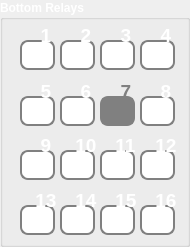
  <widget class="QGroupBox" name="groupBox_8">
   <property name="geometry">
    <rect>
     <x>400</x>
     <y>-317</y>
     <width>190</width>
     <height>247</height>
    </rect>
   </property>
   <property name="palette">
    <palette>
     <active>
      <colorrole role="WindowText">
       <brush brushstyle="SolidPattern">
        <color alpha="255">
         <red>255</red>
         <green>255</green>
         <blue>255</blue>
        </color>
       </brush>
      </colorrole>
      <colorrole role="Text">
       <brush brushstyle="SolidPattern">
        <color alpha="255">
         <red>255</red>
         <green>255</green>
         <blue>255</blue>
        </color>
       </brush>
      </colorrole>
      <colorrole role="ButtonText">
       <brush brushstyle="SolidPattern">
        <color alpha="255">
         <red>255</red>
         <green>255</green>
         <blue>255</blue>
        </color>
       </brush>
      </colorrole>
     </active>
     <inactive>
      <colorrole role="WindowText">
       <brush brushstyle="SolidPattern">
        <color alpha="255">
         <red>255</red>
         <green>255</green>
         <blue>255</blue>
        </color>
       </brush>
      </colorrole>
      <colorrole role="Text">
       <brush brushstyle="SolidPattern">
        <color alpha="255">
         <red>255</red>
         <green>255</green>
         <blue>255</blue>
        </color>
       </brush>
      </colorrole>
      <colorrole role="ButtonText">
       <brush brushstyle="SolidPattern">
        <color alpha="255">
         <red>255</red>
         <green>255</green>
         <blue>255</blue>
        </color>
       </brush>
      </colorrole>
     </inactive>
     <disabled>
      <colorrole role="WindowText">
       <brush brushstyle="SolidPattern">
        <color alpha="255">
         <red>255</red>
         <green>255</green>
         <blue>255</blue>
        </color>
       </brush>
      </colorrole>
      <colorrole role="Text">
       <brush brushstyle="SolidPattern">
        <color alpha="255">
         <red>255</red>
         <green>255</green>
         <blue>255</blue>
        </color>
       </brush>
      </colorrole>
      <colorrole role="ButtonText">
       <brush brushstyle="SolidPattern">
        <color alpha="255">
         <red>255</red>
         <green>255</green>
         <blue>255</blue>
        </color>
       </brush>
      </colorrole>
     </disabled>
    </palette>
   </property>
   <property name="font">
    <font>
     <weight>75</weight>
     <bold>true</bold>
    </font>
   </property>
   <property name="styleSheet">
    <string notr="true"/>
   </property>
   <property name="title">
    <string>Bottom Relays</string>
   </property>
   <widget class="QLineEdit" name="lineEdit_32">
    <property name="enabled">
     <bool>false</bool>
    </property>
    <property name="geometry">
     <rect>
      <x>100</x>
      <y>96</y>
      <width>35</width>
      <height>30</height>
     </rect>
    </property>
    <property name="font">
     <font>
      <pointsize>-1</pointsize>
      <weight>75</weight>
      <italic>false</italic>
      <bold>true</bold>
     </font>
    </property>
    <property name="styleSheet">
     <string notr="true"> QLineEdit {
     border: 2px solid gray;
     border-radius: 8px;
     padding: 0 8px;
     background: gray;
     selection-background-color: darkgray;
	 color:white;
     font: bold 14px;
 }</string>
    </property>
   </widget>
   <widget class="QLineEdit" name="lineEdit_29">
    <property name="geometry">
     <rect>
      <x>140</x>
      <y>40</y>
      <width>35</width>
      <height>30</height>
     </rect>
    </property>
    <property name="font">
     <font>
      <pointsize>-1</pointsize>
      <weight>75</weight>
      <italic>false</italic>
      <bold>true</bold>
     </font>
    </property>
    <property name="styleSheet">
     <string notr="true"> QLineEdit {
     border: 2px solid gray;
     border-radius: 8px;
     padding: 0 8px;
     background: white;
     selection-background-color: darkgray;
	 color:white;
     font: bold 14px;
 }</string>
    </property>
   </widget>
   <widget class="QLineEdit" name="lineEdit_28">
    <property name="geometry">
     <rect>
      <x>100</x>
      <y>40</y>
      <width>35</width>
      <height>30</height>
     </rect>
    </property>
    <property name="font">
     <font>
      <pointsize>-1</pointsize>
      <weight>75</weight>
      <italic>false</italic>
      <bold>true</bold>
     </font>
    </property>
    <property name="styleSheet">
     <string notr="true"> QLineEdit {
     border: 2px solid gray;
     border-radius: 8px;
     padding: 0 8px;
     background: white;
     selection-background-color: darkgray;
	 color:white;
     font: bold 14px;
 }
</string>
    </property>
   </widget>
   <widget class="QLineEdit" name="lineEdit_26">
    <property name="geometry">
     <rect>
      <x>20</x>
      <y>40</y>
      <width>35</width>
      <height>30</height>
     </rect>
    </property>
    <property name="font">
     <font>
      <pointsize>-1</pointsize>
      <weight>75</weight>
      <italic>false</italic>
      <bold>true</bold>
     </font>
    </property>
    <property name="styleSheet">
     <string notr="true"> QLineEdit {
     border: 2px solid gray;
     border-radius: 8px;
     padding: 0 8px;
     background: white;
     selection-background-color: darkgray;
	 color:white;
     font: bold 14px;
 }</string>
    </property>
   </widget>
   <widget class="QLineEdit" name="lineEdit_27">
    <property name="geometry">
     <rect>
      <x>60</x>
      <y>40</y>
      <width>35</width>
      <height>30</height>
     </rect>
    </property>
    <property name="font">
     <font>
      <pointsize>-1</pointsize>
      <weight>75</weight>
      <italic>false</italic>
      <bold>true</bold>
     </font>
    </property>
    <property name="styleSheet">
     <string notr="true"> QLineEdit {
     border: 2px solid gray;
     border-radius: 8px;
     padding: 0 8px;
     background: white;
     selection-background-color: darkgray;
	 color:white;
     font: bold 14px;
 }</string>
    </property>
   </widget>
   <widget class="QLineEdit" name="lineEdit_31">
    <property name="geometry">
     <rect>
      <x>60</x>
      <y>96</y>
      <width>35</width>
      <height>30</height>
     </rect>
    </property>
    <property name="font">
     <font>
      <pointsize>-1</pointsize>
      <weight>75</weight>
      <italic>false</italic>
      <bold>true</bold>
     </font>
    </property>
    <property name="styleSheet">
     <string notr="true"> QLineEdit {
     border: 2px solid gray;
     border-radius: 8px;
     padding: 0 8px;
     background: white;
     selection-background-color: darkgray;
	 color:white;
     font: bold 14px;
 }</string>
    </property>
   </widget>
   <widget class="QLineEdit" name="lineEdit_30">
    <property name="geometry">
     <rect>
      <x>20</x>
      <y>96</y>
      <width>35</width>
      <height>30</height>
     </rect>
    </property>
    <property name="font">
     <font>
      <pointsize>-1</pointsize>
      <weight>75</weight>
      <italic>false</italic>
      <bold>true</bold>
     </font>
    </property>
    <property name="styleSheet">
     <string notr="true"> QLineEdit {
     border: 2px solid gray;
     border-radius: 8px;
     padding: 0 8px;
     background: white;
     selection-background-color: darkgray;
	 color:white;
     font: bold 14px;
 }</string>
    </property>
   </widget>
   <widget class="QLineEdit" name="lineEdit_33">
    <property name="geometry">
     <rect>
      <x>140</x>
      <y>96</y>
      <width>35</width>
      <height>30</height>
     </rect>
    </property>
    <property name="font">
     <font>
      <pointsize>-1</pointsize>
      <weight>75</weight>
      <italic>false</italic>
      <bold>true</bold>
     </font>
    </property>
    <property name="styleSheet">
     <string notr="true"> QLineEdit {
     border: 2px solid gray;
     border-radius: 8px;
     padding: 0 8px;
     background: white;
     selection-background-color: darkgray;
	 color:white;
     font: bold 14px;
 }</string>
    </property>
   </widget>
   <widget class="QLineEdit" name="lineEdit_34">
    <property name="geometry">
     <rect>
      <x>20</x>
      <y>150</y>
      <width>35</width>
      <height>30</height>
     </rect>
    </property>
    <property name="font">
     <font>
      <pointsize>-1</pointsize>
      <weight>75</weight>
      <italic>false</italic>
      <bold>true</bold>
     </font>
    </property>
    <property name="styleSheet">
     <string notr="true"> QLineEdit {
     border: 2px solid gray;
     border-radius: 8px;
     padding: 0 8px;
     background: white;
     selection-background-color: darkgray;
	 color:white;
     font: bold 14px;
 }</string>
    </property>
   </widget>
   <widget class="QLineEdit" name="lineEdit_35">
    <property name="geometry">
     <rect>
      <x>60</x>
      <y>150</y>
      <width>35</width>
      <height>30</height>
     </rect>
    </property>
    <property name="font">
     <font>
      <pointsize>-1</pointsize>
      <weight>75</weight>
      <italic>false</italic>
      <bold>true</bold>
     </font>
    </property>
    <property name="styleSheet">
     <string notr="true"> QLineEdit {
     border: 2px solid gray;
     border-radius: 8px;
     padding: 0 8px;
     background: white;
     selection-background-color: darkgray;
	 color:white;
     font: bold 14px;
 }</string>
    </property>
   </widget>
   <widget class="QLineEdit" name="lineEdit_36">
    <property name="geometry">
     <rect>
      <x>100</x>
      <y>150</y>
      <width>35</width>
      <height>30</height>
     </rect>
    </property>
    <property name="font">
     <font>
      <pointsize>-1</pointsize>
      <weight>75</weight>
      <italic>false</italic>
      <bold>true</bold>
     </font>
    </property>
    <property name="styleSheet">
     <string notr="true"> QLineEdit {
     border: 2px solid gray;
     border-radius: 8px;
     padding: 0 8px;
     background: white;
     selection-background-color: darkgray;
	 color:white;
     font: bold 14px;
 }</string>
    </property>
   </widget>
   <widget class="QLineEdit" name="lineEdit_37">
    <property name="geometry">
     <rect>
      <x>140</x>
      <y>150</y>
      <width>35</width>
      <height>30</height>
     </rect>
    </property>
    <property name="font">
     <font>
      <pointsize>-1</pointsize>
      <weight>75</weight>
      <italic>false</italic>
      <bold>true</bold>
     </font>
    </property>
    <property name="styleSheet">
     <string notr="true"> QLineEdit {
     border: 2px solid gray;
     border-radius: 8px;
     padding: 0 8px;
     background: white;
     selection-background-color: darkgray;
	 color:white;
     font: bold 14px;
 }</string>
    </property>
   </widget>
   <widget class="QLineEdit" name="lineEdit_38">
    <property name="geometry">
     <rect>
      <x>20</x>
      <y>205</y>
      <width>35</width>
      <height>30</height>
     </rect>
    </property>
    <property name="font">
     <font>
      <pointsize>-1</pointsize>
      <weight>75</weight>
      <italic>false</italic>
      <bold>true</bold>
     </font>
    </property>
    <property name="styleSheet">
     <string notr="true"> QLineEdit {
     border: 2px solid gray;
     border-radius: 8px;
     padding: 0 8px;
     background: white;
     selection-background-color: darkgray;
	 color:white;
     font: bold 14px;
 }</string>
    </property>
   </widget>
   <widget class="QLineEdit" name="lineEdit_39">
    <property name="geometry">
     <rect>
      <x>60</x>
      <y>205</y>
      <width>35</width>
      <height>30</height>
     </rect>
    </property>
    <property name="font">
     <font>
      <pointsize>-1</pointsize>
      <weight>75</weight>
      <italic>false</italic>
      <bold>true</bold>
     </font>
    </property>
    <property name="styleSheet">
     <string notr="true"> QLineEdit {
     border: 2px solid gray;
     border-radius: 8px;
     padding: 0 8px;
     background: white;
     selection-background-color: darkgray;
	 color:white;
     font: bold 14px;
 }</string>
    </property>
   </widget>
   <widget class="QLineEdit" name="lineEdit_40">
    <property name="geometry">
     <rect>
      <x>100</x>
      <y>205</y>
      <width>35</width>
      <height>30</height>
     </rect>
    </property>
    <property name="font">
     <font>
      <pointsize>-1</pointsize>
      <weight>75</weight>
      <italic>false</italic>
      <bold>true</bold>
     </font>
    </property>
    <property name="styleSheet">
     <string notr="true"> QLineEdit {
     border: 2px solid gray;
     border-radius: 8px;
     padding: 0 8px;
     background: white;
     selection-background-color: darkgray;
	 color:white;
     font: bold 14px;
 }</string>
    </property>
   </widget>
   <widget class="QLineEdit" name="lineEdit_41">
    <property name="geometry">
     <rect>
      <x>140</x>
      <y>205</y>
      <width>35</width>
      <height>30</height>
     </rect>
    </property>
    <property name="font">
     <font>
      <pointsize>-1</pointsize>
      <weight>75</weight>
      <italic>false</italic>
      <bold>true</bold>
     </font>
    </property>
    <property name="styleSheet">
     <string notr="true"> QLineEdit {
     border: 2px solid gray;
     border-radius: 8px;
     padding: 0 8px;
     background: white;
     selection-background-color: darkgray;
	 color:white;
     font: bold 14px;
 }</string>
    </property>
   </widget>
   <widget class="QLabel" name="label_32">
    <property name="geometry">
     <rect>
      <x>150</x>
      <y>185</y>
      <width>35</width>
      <height>30</height>
     </rect>
    </property>
    <property name="font">
     <font>
      <pointsize>14</pointsize>
     </font>
    </property>
    <property name="text">
     <string> 16</string>
    </property>
   </widget>
   <widget class="QLabel" name="label_33">
    <property name="geometry">
     <rect>
      <x>70</x>
      <y>185</y>
      <width>35</width>
      <height>30</height>
     </rect>
    </property>
    <property name="font">
     <font>
      <pointsize>14</pointsize>
     </font>
    </property>
    <property name="text">
     <string> 14</string>
    </property>
   </widget>
   <widget class="QLabel" name="label_34">
    <property name="geometry">
     <rect>
      <x>70</x>
      <y>130</y>
      <width>35</width>
      <height>30</height>
     </rect>
    </property>
    <property name="font">
     <font>
      <pointsize>14</pointsize>
     </font>
    </property>
    <property name="text">
     <string> 10</string>
    </property>
   </widget>
   <widget class="QLabel" name="label_35">
    <property name="geometry">
     <rect>
      <x>110</x>
      <y>20</y>
      <width>35</width>
      <height>30</height>
     </rect>
    </property>
    <property name="font">
     <font>
      <pointsize>14</pointsize>
     </font>
    </property>
    <property name="text">
     <string>  3</string>
    </property>
   </widget>
   <widget class="QLabel" name="label_36">
    <property name="geometry">
     <rect>
      <x>70</x>
      <y>76</y>
      <width>35</width>
      <height>30</height>
     </rect>
    </property>
    <property name="font">
     <font>
      <pointsize>14</pointsize>
     </font>
    </property>
    <property name="text">
     <string>  6</string>
    </property>
   </widget>
   <widget class="QLabel" name="label_37">
    <property name="geometry">
     <rect>
      <x>30</x>
      <y>185</y>
      <width>35</width>
      <height>30</height>
     </rect>
    </property>
    <property name="font">
     <font>
      <pointsize>14</pointsize>
     </font>
    </property>
    <property name="text">
     <string> 13</string>
    </property>
   </widget>
   <widget class="QLabel" name="label_38">
    <property name="geometry">
     <rect>
      <x>110</x>
      <y>185</y>
      <width>35</width>
      <height>30</height>
     </rect>
    </property>
    <property name="font">
     <font>
      <pointsize>14</pointsize>
     </font>
    </property>
    <property name="text">
     <string> 15</string>
    </property>
   </widget>
   <widget class="QLabel" name="label_39">
    <property name="geometry">
     <rect>
      <x>150</x>
      <y>130</y>
      <width>35</width>
      <height>30</height>
     </rect>
    </property>
    <property name="font">
     <font>
      <pointsize>14</pointsize>
     </font>
    </property>
    <property name="text">
     <string> 12</string>
    </property>
   </widget>
   <widget class="QLabel" name="label_40">
    <property name="geometry">
     <rect>
      <x>30</x>
      <y>20</y>
      <width>35</width>
      <height>30</height>
     </rect>
    </property>
    <property name="font">
     <font>
      <pointsize>14</pointsize>
     </font>
    </property>
    <property name="text">
     <string>  1</string>
    </property>
   </widget>
   <widget class="QLabel" name="label_41">
    <property name="geometry">
     <rect>
      <x>30</x>
      <y>130</y>
      <width>35</width>
      <height>30</height>
     </rect>
    </property>
    <property name="font">
     <font>
      <pointsize>14</pointsize>
     </font>
    </property>
    <property name="text">
     <string>  9</string>
    </property>
   </widget>
   <widget class="QLabel" name="label_42">
    <property name="geometry">
     <rect>
      <x>30</x>
      <y>76</y>
      <width>35</width>
      <height>30</height>
     </rect>
    </property>
    <property name="font">
     <font>
      <pointsize>14</pointsize>
     </font>
    </property>
    <property name="text">
     <string>  5</string>
    </property>
   </widget>
   <widget class="QLabel" name="label_43">
    <property name="enabled">
     <bool>false</bool>
    </property>
    <property name="geometry">
     <rect>
      <x>110</x>
      <y>76</y>
      <width>35</width>
      <height>30</height>
     </rect>
    </property>
    <property name="font">
     <font>
      <pointsize>14</pointsize>
     </font>
    </property>
    <property name="styleSheet">
     <string notr="true">color:gray;</string>
    </property>
    <property name="text">
     <string>  7</string>
    </property>
   </widget>
   <widget class="QLabel" name="label_44">
    <property name="geometry">
     <rect>
      <x>70</x>
      <y>20</y>
      <width>35</width>
      <height>30</height>
     </rect>
    </property>
    <property name="font">
     <font>
      <pointsize>14</pointsize>
     </font>
    </property>
    <property name="text">
     <string>  2</string>
    </property>
   </widget>
   <widget class="QLabel" name="label_45">
    <property name="geometry">
     <rect>
      <x>150</x>
      <y>20</y>
      <width>35</width>
      <height>30</height>
     </rect>
    </property>
    <property name="font">
     <font>
      <pointsize>14</pointsize>
     </font>
    </property>
    <property name="text">
     <string>  4</string>
    </property>
   </widget>
   <widget class="QLabel" name="label_46">
    <property name="geometry">
     <rect>
      <x>150</x>
      <y>76</y>
      <width>35</width>
      <height>30</height>
     </rect>
    </property>
    <property name="font">
     <font>
      <pointsize>14</pointsize>
     </font>
    </property>
    <property name="text">
     <string>  8</string>
    </property>
   </widget>
   <widget class="QLabel" name="label_47">
    <property name="geometry">
     <rect>
      <x>110</x>
      <y>130</y>
      <width>35</width>
      <height>30</height>
     </rect>
    </property>
    <property name="font">
     <font>
      <pointsize>14</pointsize>
     </font>
    </property>
    <property name="text">
     <string> 11</string>
    </property>
   </widget>
  </widget>
